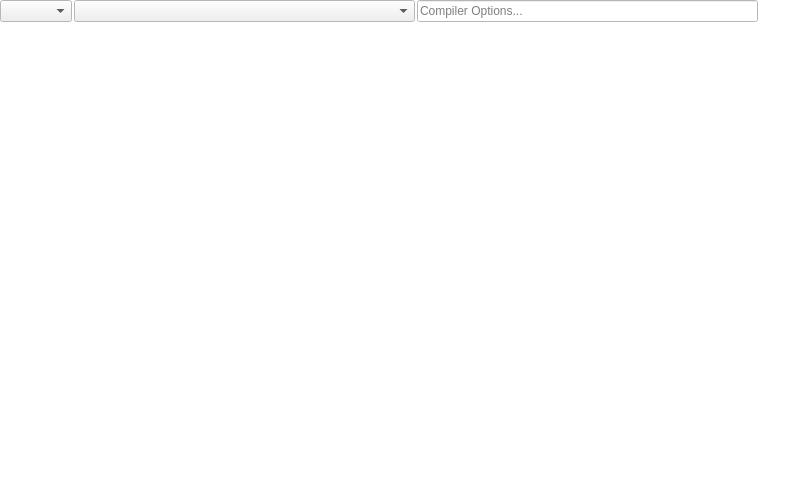
<?xml version="1.0" encoding="UTF-8"?>
<ui version="4.0">
 <class>MainWindow</class>
 <widget class="QMainWindow" name="MainWindow">
  <property name="geometry">
   <rect>
    <x>0</x>
    <y>0</y>
    <width>800</width>
    <height>480</height>
   </rect>
  </property>
  <property name="palette">
   <palette>
    <active>
     <colorrole role="Base">
      <brush brushstyle="SolidPattern">
       <color alpha="255">
        <red>255</red>
        <green>255</green>
        <blue>255</blue>
       </color>
      </brush>
     </colorrole>
     <colorrole role="Window">
      <brush brushstyle="SolidPattern">
       <color alpha="255">
        <red>255</red>
        <green>255</green>
        <blue>255</blue>
       </color>
      </brush>
     </colorrole>
    </active>
    <inactive>
     <colorrole role="Base">
      <brush brushstyle="SolidPattern">
       <color alpha="255">
        <red>255</red>
        <green>255</green>
        <blue>255</blue>
       </color>
      </brush>
     </colorrole>
     <colorrole role="Window">
      <brush brushstyle="SolidPattern">
       <color alpha="255">
        <red>255</red>
        <green>255</green>
        <blue>255</blue>
       </color>
      </brush>
     </colorrole>
    </inactive>
    <disabled>
     <colorrole role="Base">
      <brush brushstyle="SolidPattern">
       <color alpha="255">
        <red>255</red>
        <green>255</green>
        <blue>255</blue>
       </color>
      </brush>
     </colorrole>
     <colorrole role="Window">
      <brush brushstyle="SolidPattern">
       <color alpha="255">
        <red>255</red>
        <green>255</green>
        <blue>255</blue>
       </color>
      </brush>
     </colorrole>
    </disabled>
   </palette>
  </property>
  <property name="windowTitle">
   <string>CodeInspector</string>
  </property>
  <property name="windowIcon">
   <iconset resource="CodeInspector.qrc">
    <normaloff>:/CodeInspector.png</normaloff>:/CodeInspector.png</iconset>
  </property>
  <widget class="QWidget" name="centralWidget">
   <layout class="QVBoxLayout" name="verticalLayout" stretch="0,1">
    <property name="spacing">
     <number>1</number>
    </property>
    <property name="leftMargin">
     <number>0</number>
    </property>
    <property name="topMargin">
     <number>0</number>
    </property>
    <property name="rightMargin">
     <number>0</number>
    </property>
    <property name="bottomMargin">
     <number>0</number>
    </property>
    <item>
     <layout class="QHBoxLayout" name="horizontalLayout" stretch="0,1,1,0">
      <property name="spacing">
       <number>2</number>
      </property>
      <item>
       <widget class="QComboBox" name="cbLanguageList"/>
      </item>
      <item>
       <widget class="QComboBox" name="cbCompilerList"/>
      </item>
      <item>
       <widget class="QLineEdit" name="edtCompilerOptions">
        <property name="placeholderText">
         <string>Compiler Options...</string>
        </property>
        <property name="clearButtonEnabled">
         <bool>true</bool>
        </property>
       </widget>
      </item>
      <item>
       <widget class="QPushButton" name="btnConfiguration">
        <property name="text">
         <string/>
        </property>
        <property name="icon">
         <iconset resource="ci.qrc">
          <normaloff>:/resource/image/configuration.png</normaloff>:/resource/image/configuration.png</iconset>
        </property>
        <property name="iconSize">
         <size>
          <width>32</width>
          <height>32</height>
         </size>
        </property>
        <property name="flat">
         <bool>true</bool>
        </property>
       </widget>
      </item>
     </layout>
    </item>
    <item>
     <layout class="QHBoxLayout" name="editorLayout"/>
    </item>
   </layout>
  </widget>
 </widget>
 <layoutdefault spacing="6" margin="11"/>
 <resources>
  <include location="ci.qrc"/>
 </resources>
 <connections/>
</ui>
